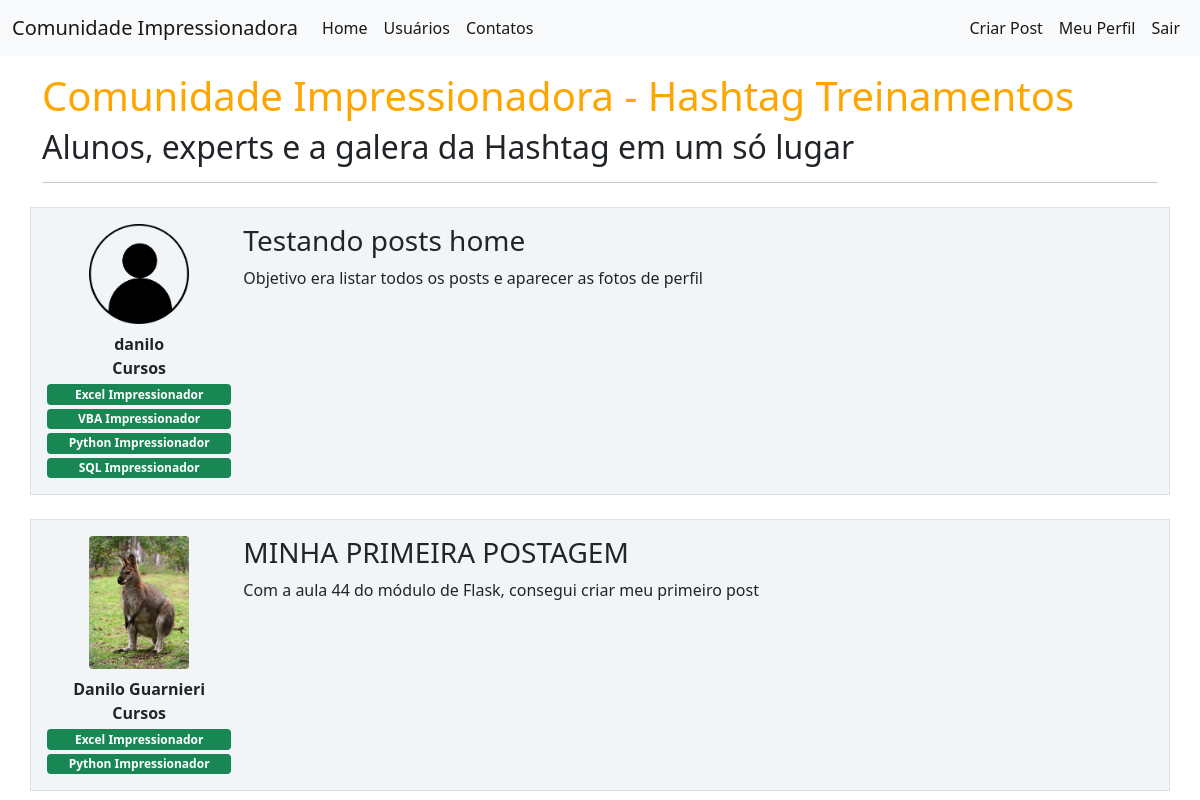
The app's page / (signed in) with its own data.
### comunidadeimpressionadora/models.py (models this page shows, shortened)
class Post(database.Model):
    id = database.Column(database.Integer, primary_key=True)
    titulo = database.Column(database.String, nullable=False)
    corpo = database.Column(database.Text, nullable=False)
    data_criacao = database.Column(database.DateTime(timezone=True),nullable=False,default=lambda: datetime.now(timezone.utc))
    id_usuario = database.Column(database.Integer, database.ForeignKey('usuario.id'), nullable=False)

class Usuario(database.Model, UserMixin):
    id = database.Column(database.Integer, primary_key=True)
    username = database.Column(database.String, nullable=False)
    email = database.Column(database.String, nullable=False, unique=True)
    senha = database.Column(database.String, nullable=False)
    foto_perfil = database.Column(database.String, default='default.jpg')
    posts = database.relationship('Post', backref='autor', lazy=True)
    cursos = database.Column(database.String, nullable=False, default='Não Informado')

### comunidadeimpressionadora/routes.py (the view)
@app.route('/')
def home():
    posts = Post.query.order_by(Post.id.desc())
    return render_template('home.html', posts=posts)

### comunidadeimpressionadora/models.py (called while the page is built)
@login_manager.user_loader
def load_usuario(id_usuario):
    return Usuario.query.get(int(id_usuario))

### comunidadeimpressionadora/templates/home.html
{% extends "base.html" %}
{% block body %}
   <div class="container mt-3">
     <h1 style="color: orange">Comunidade Impressionadora - Hashtag Treinamentos</h1>
     <h2>Alunos, experts e a galera da Hashtag em um só lugar</h2>
     <hr>
     {% for post in posts %}
        <div class="row border mt-4 p-3 meupost">
          <div class="col col-2">
            <div class="text-center">
                <img src="{{ url_for('static', filename='fotos_perfil/{}'.format(post.autor.foto_perfil)) }}"
                    class="rounded img-fluid mb-2" width="100">
                <div class="fw-bold">
                    {{ post.autor.username }}
                </div>
                <div class="row justify-content-center">
                      <strong>Cursos</strong><br>
                      {% for curso in post.autor.cursos.split(';') %}
                          {% if not ';' in post.autor.cursos %}
                            <button type="button" class="btn mt-2" disabled>Sem Cursos Cadastrados</button>
                          {% else %}
                         <span class="badge bg-success mt-1 w-100 text-wrap">{{curso}}</span>
                          {% endif %}
                      {% endfor %}
                </div>
            </div>
          </div>
          <div class="col col-10">
            <h3>{{ post.titulo }}</h3>
            <p> {{ post.corpo }}<p>
          </div>
        </div>
     {% endfor %}
   </div>
{% endblock %}

### comunidadeimpressionadora/static/styles.css (style rules this page uses)
.meupost { background: #f2f5f8; }

### records on screen
Post: foto_perfil (placeholder picture), autor.username "danilo", curso "Excel Impressionador" "VBA Impressionador" "Python Impressionador" "SQL Impressionador", titulo "Testando posts home", corpo "Objetivo era listar todos os posts e aparecer as fotos de perfil"
Post: foto_perfil (picture), autor.username "Danilo Guarnieri", curso "Excel Impressionador" "Python Impressionador", titulo "MINHA PRIMEIRA POSTAGEM", corpo "Com a aula 44 do módulo de Flask, consegui criar meu primeiro post"
